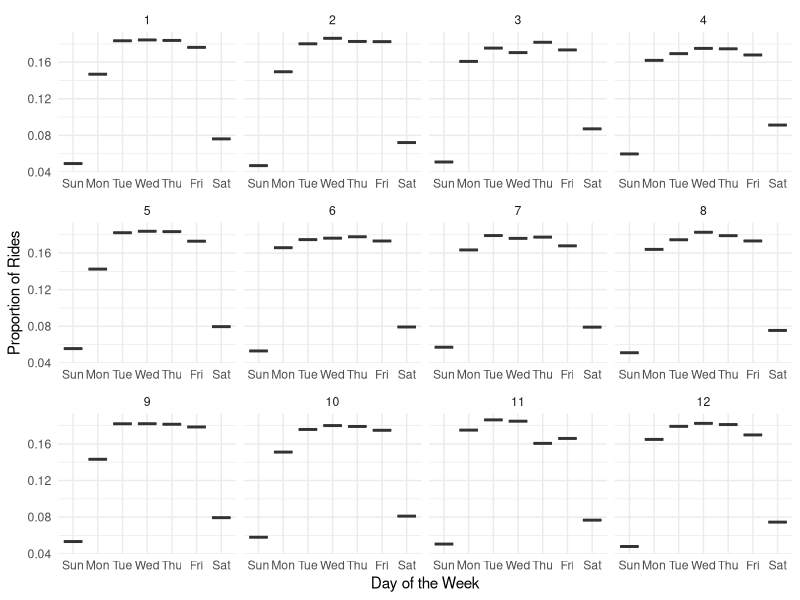

The R script that drew this image:
## ---- chunk 1
library(tidyverse)
library(dplyr)
library(lubridate)
wmata <- read.csv("wmata_ridership.csv")
## ---- chunk 2
wmata$Date <- ymd(wmata$Date)
wmata_filtered <- wmata %>%
  filter(year(Date) != 2004 & year(Date) != 2005)

wmata_filtered <- wmata_filtered %>%
  mutate(month = month(Date),
         day_of_week = wday(Date, label = TRUE)) %>%
           group_by(month, day_of_week) %>% summarise(total_rides = sum(Total)) %>%
    ungroup()

wmata_filtered <- wmata_filtered %>%
  group_by(month) %>%
  mutate(proportion = total_rides / sum(total_rides))

ggplot(wmata_filtered, aes(x = day_of_week, y = proportion)) +
  geom_boxplot() +
  facet_wrap(~month, scales = "free_x") +
  labs(x = "Day of the Week", y = "Proportion of Rides") +
  theme_minimal()

## ---- chunk 3
years <- c(2024, 3021, 2000, 1800, 800, 5050, 600, 7156)

years[years %% 4 == 0 & (years %% 100 != 0 | years %% 400 == 0)]

